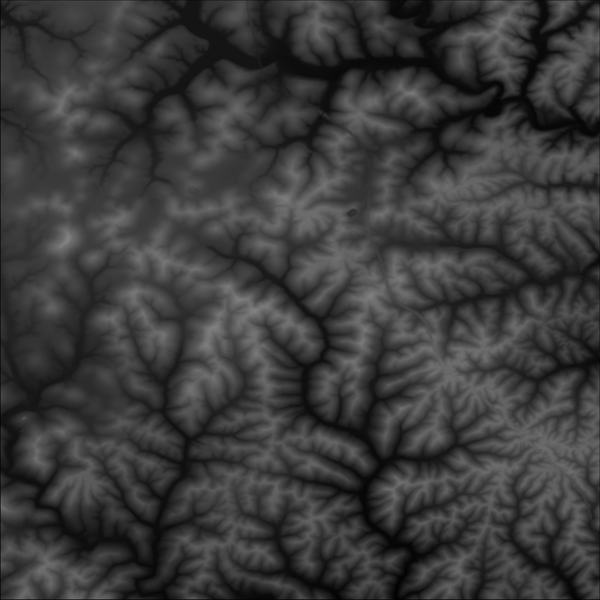
%> input picture program/test1.png, 600 x 600 px
$ octave fallInGradient.m   (GNU Octave 9; MATLAB toolbox functions it lacks are replaced by stand-ins)
%> lines starting %> are read from the running program, lines starting %| are printed output that depends on the picture
close all; % 关闭所有已打开窗口
clear variables; % 清空内存中的变量
% clc 清空当前窗口命令

debugStop=0; % 创建变量debugStop

%% ------显示最原始的图像
% fileName='test1.png';
% fileName='coins.png';
% fileName='pears.png';
fileName='step1_filter_50.bmp';
%fileName='step1_filter_30.bmp';

file = 'test1.png';
origenPic = imread(file);
%> origenPic is the input picture: size 600x600 uint8; min 2, max 130, mean 58.9

 % imread读入文件
grayPic = imread(fileName);
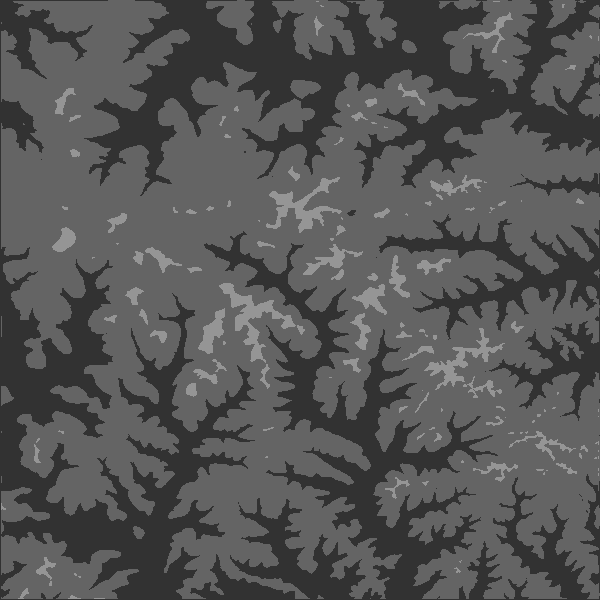
%> input picture program/step1_filter_50.bmp, 600 x 600 px
%> grayPic is the input picture: size 600x600 uint8; min 50, max 149, mean 85
mysize=size(grayPic); % size返回数组的行数，列数（二维），个数（三维）...，此处mysize为[600, 600]
%> mysize = [600 600]
if numel(mysize)>2 % numel方法返回数组中满足指定条件的元素个数，对于图像A，numel(A)返回像素数。
                   % 对于图像数组，灰度图为二维数组，RGB图为三维数组，此处if语句判断是否为灰度图
    grayPic=rgb2gray(grayPic); % 若非灰度图，将其用rgb2gray方法转换成灰度图
end

% figure创建一个用语显示图形输出的窗口对象，可以通过参数指定窗口的属性，imshow显示图像
% 一般组合使用，防止图像覆盖上一次显示的结果
figure('Name','最原始灰度化图像'); imshow(grayPic);

[imageHeight,imageWidth] = size(grayPic); % 获取grayPic的行列值
%> imageHeight = 600; imageWidth = 600

chengFang=0.0;

imageFloat=double(grayPic)/255; % 将0~255的矩阵值转变成0~1方便计算

%% 自己的求梯度的过程
imgGradientMine=zeros(imageHeight,imageWidth);
for i=2:imageHeight
    for j=2:imageWidth
        chengFang=( imageFloat(i,j)-imageFloat(i-1,j))^2 + ( imageFloat(i,j)-imageFloat(i,j-1))^2;
        imgGradientMine(i,j)=sqrt(chengFang);
    end
end
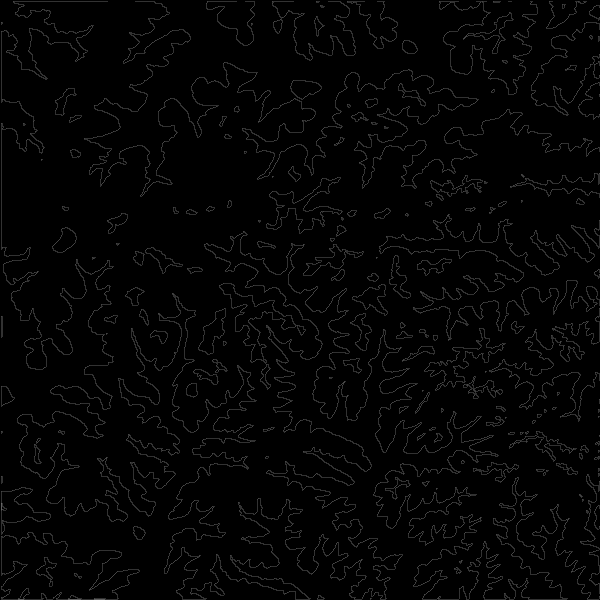
%> imgGradientMine: size 600x600 double; min 0, max 0.433, mean 0.0166
% figure('Name','自己直接计算得到的梯度场图像');
% imshow(imgGradientMine*20);


%% Sobel算子求梯度
imgGradient=zeros(imageHeight,imageWidth); %zeros创建数组，参数为行列值，并将其全部用0填充

hy=fspecial('sobel'); % fspecial函数用来创建预定义的滤波算子
hx=hy'; % sobel算子转置设置另一个方向模板

% imfilter对任意类型数组或多维图像进行滤波
% g=imfilter(f,w,filtering_mode,boundary_options,size_optinos)
% f是输入图像，w为滤波模板，filtering_mode为滤波模式，boundary_options为边界选项，g为滤波结果
ly=imfilter(double(grayPic),hy,'replicate');
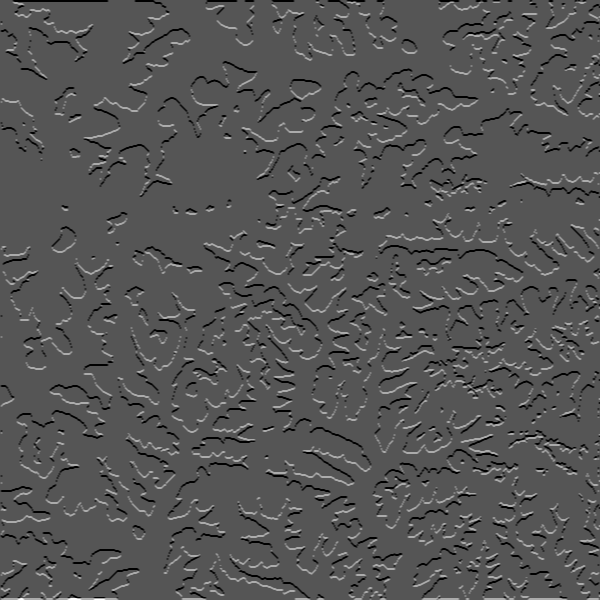
%> ly: size 600x600 double; min -200, max 396, mean 0.2; drawn with min black and max white
lx=imfilter(double(grayPic),hx,'replicate');
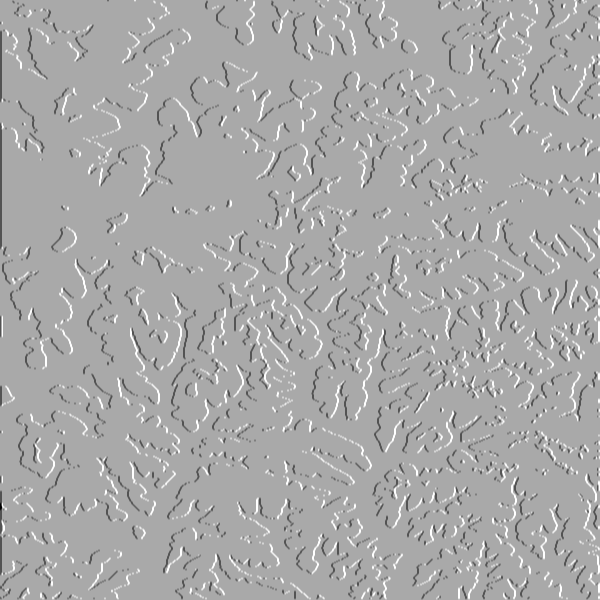
%> lx: size 600x600 double; min -396, max 200, mean -0.3; drawn with min black and max white
imgGradient=sqrt(lx.^2 + ly.^2);

 figure('Name','Sobel计算得到的梯度场图像');
 imshow(imgGradient,[]);


%% 在梯度场中模拟落雨过程
hFigure1 = figure('Name','在梯度场中模拟落雨');
% set函数用来给对象设置属性
% gcf返回当前figure对象的句柄值，gca返回当前axes对象的句柄值
set(gcf, 'position',[200 200 800 600]);

% axes函数创建坐标系图形对象，并返回它的句柄
h_Axes_BKG = axes('Parent', hFigure1);
axes(h_Axes_BKG);
set(gca, 'box','off', 'xtick',[], 'ytick',[], 'units','pixels' );
 h_BKG = imshow(imgGradient,[]);

% [12 lines of commented-out code are left out]
L = watershed(imgGradient); % 对梯度场进行分水岭处理
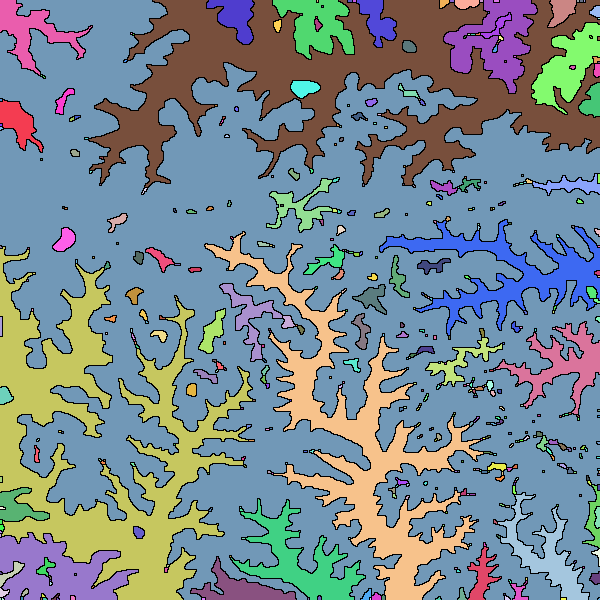
%> L: size 600x600 uint16; 497 distinct labels, from 0 to 496; one colour per label, 0 black
% L = watershed(imageFloat); % 对原始图像进行分水岭处理
figure('Name','分水岭分割梯度级图像 ');
imshow(L);

figure('Name','分水岭分割梯度级图像--加亮 ');
%imshow(L,[]);
imshow(L*8,[]);
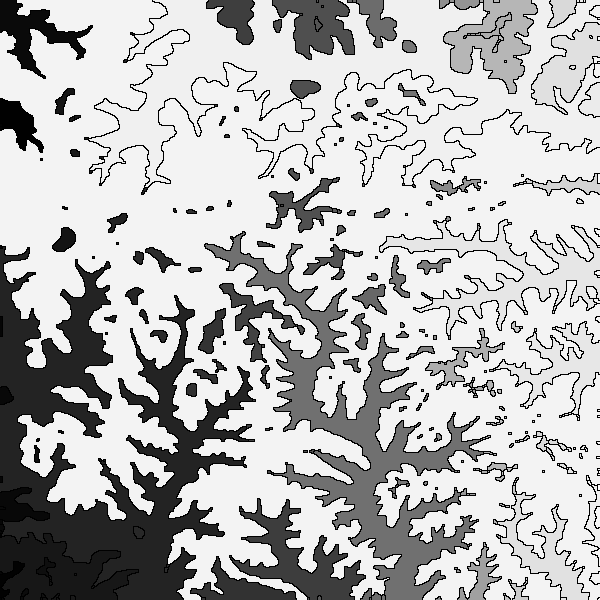
%> displayed picture: size 600x600, on the screen's scale of 0 to 255; min 0, max 255, mean 182.8

Lrgb=label2rgb(L);
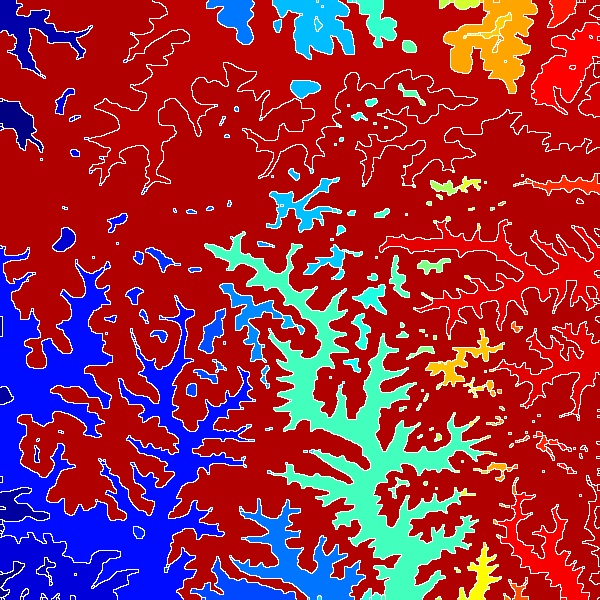
%> Lrgb: size 600x600x3 uint8; mean R, G, B 155.7, 45.5, 68.2
figure('Name','分水岭分割梯度级彩色图像 ');
imshow(Lrgb);

% 下述操作用于在图像中通过左键单击选取一个点，右键单击结束
disp('单击鼠标左键点取需要的点');
disp('单击鼠标右键点取结束');
xi=0;
yi=0;
but=1;

% ginput提供了一个十字光标使我们能更精确的选择我们所需要的位置，并返回坐标值
% [x,y,button] = ginput(n)  函数从当前的坐标图上选择n个点，并返回这n个点的
% 坐标向量值x、y和键或按钮的标示。参数button是一个整数向量，显示用户按下哪一
% 个鼠标键（1=左键，2=中，3=右）或返回按键的ASCII码值
while but==1
%> (the run ends here)
